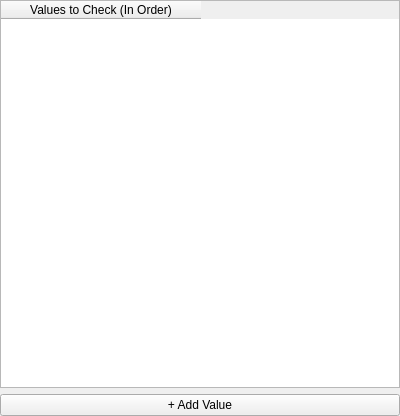
<?xml version="1.0" encoding="UTF-8"?>
<ui version="4.0">
 <class>Form</class>
 <widget class="QWidget" name="Form">
  <property name="geometry">
   <rect>
    <x>0</x>
    <y>0</y>
    <width>400</width>
    <height>416</height>
   </rect>
  </property>
  <property name="sizePolicy">
   <sizepolicy hsizetype="Preferred" vsizetype="Expanding">
    <horstretch>0</horstretch>
    <verstretch>0</verstretch>
   </sizepolicy>
  </property>
  <property name="windowTitle">
   <string>Form</string>
  </property>
  <layout class="QVBoxLayout" name="verticalLayout">
   <property name="leftMargin">
    <number>0</number>
   </property>
   <property name="topMargin">
    <number>0</number>
   </property>
   <property name="rightMargin">
    <number>0</number>
   </property>
   <property name="bottomMargin">
    <number>0</number>
   </property>
   <item>
    <widget class="QTableWidget" name="value_table">
     <property name="sizePolicy">
      <sizepolicy hsizetype="Preferred" vsizetype="Expanding">
       <horstretch>0</horstretch>
       <verstretch>0</verstretch>
      </sizepolicy>
     </property>
     <property name="editTriggers">
      <set>QAbstractItemView::NoEditTriggers</set>
     </property>
     <property name="dragEnabled">
      <bool>true</bool>
     </property>
     <property name="dragDropOverwriteMode">
      <bool>false</bool>
     </property>
     <property name="dragDropMode">
      <enum>QAbstractItemView::InternalMove</enum>
     </property>
     <property name="defaultDropAction">
      <enum>Qt::MoveAction</enum>
     </property>
     <property name="selectionMode">
      <enum>QAbstractItemView::SingleSelection</enum>
     </property>
     <property name="selectionBehavior">
      <enum>QAbstractItemView::SelectRows</enum>
     </property>
     <attribute name="horizontalHeaderVisible">
      <bool>true</bool>
     </attribute>
     <attribute name="horizontalHeaderDefaultSectionSize">
      <number>200</number>
     </attribute>
     <attribute name="verticalHeaderVisible">
      <bool>false</bool>
     </attribute>
     <column>
      <property name="text">
       <string>Values to Check (In Order)</string>
      </property>
     </column>
    </widget>
   </item>
   <item>
    <widget class="QPushButton" name="add_value_button">
     <property name="text">
      <string>+ Add Value</string>
     </property>
    </widget>
   </item>
  </layout>
 </widget>
 <resources/>
 <connections/>
</ui>
